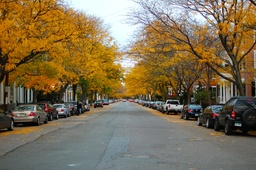
#> input picture RADON/Data/street.jpg, 256 x 170 px, shrunk from 3008 x 2000 before the run
$ jupyter execute Radon.ipynb
#> lines starting #> are read from the running program, lines starting #| are printed output that depends on the picture; after the words box and inside, x2 and y2 are one past the last pixel; in counts of white or black regions, pixels touching at a corner belong together
[cell 1]
import numpy as np
import matplotlib.pyplot as plt
from matplotlib.colors import NoNorm
import cv2

### Read Image

[cell 2]
image = cv2.imread('Data/street.jpg')
#> image is the input picture: shape (170, 256, 3); mean B, G, R 81.8, 110.8, 126.7
image = cv2.cvtColor(image, cv2.COLOR_BGR2RGB)
plt.imshow(image)

### Convert to grayscale

[cell 3]
def rgb2gray(rgb):
    gray = np.mean(rgb, axis=2)
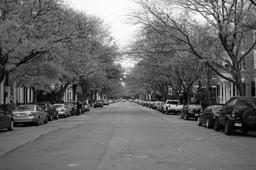
#> gray: shape (170, 256) float64; min 0, max 254.3, mean 106.4
    return gray

[cell 4]
gray = rgb2gray(image)
plt.imshow(gray,cmap='gray')

### Binarization

[cell 5]
def Binarization(gray_img, threshold = 150):
#> called with threshold = 150
    binarized = 1.0 * (gray_img > threshold)
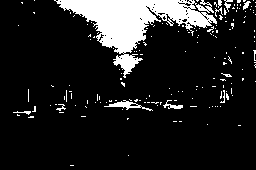
#> binarized: shape (170, 256) float64; values 0 (black) and 1 (white), 12.6% white; 169 white regions (158 under 20 px), largest, box (x1, y1, x2, y2) and area: (54, 0, 217, 78) 4511, (104, 100, 153, 111) 169, (163, 100, 183, 109) 71
    return binarized

[cell 6]
binary = Binarization(gray)
plt.imshow(binary, cmap='gray')

# Radon

[cell 7]
from scipy.ndimage import rotate

[cell 8]
def discrete_radon_transform(img, steps):
    # crate matrix
#> called with steps = 180
    w, h = img.shape
#> w = 170; h = 256
    zero = np.zeros((w, steps), dtype='float64')
    # sum and roatate
    for s in range(steps):
        rotation = rotate(img, s, reshape=False).astype('float64')
        # cut image
        cut = (rotation.shape[1] - rotation.shape[0]) / 2
        hm  = int(h - cut)
        hl  = int(cut)
        rotation = rotation[:,hl:hm]
        # sum
        zero[:, s] = np.sum(rotation, axis=0)
#> this loop made 180 passes
#> pass 1, in discrete_radon_transform, `rotation = rotation[:,hl:hm]`:
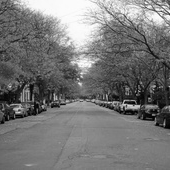
#> rotation: shape (170, 170) float64; min 0.333, max 254.3, mean 119
#> pass 2, in discrete_radon_transform, `rotation = rotation[:,hl:hm]`:
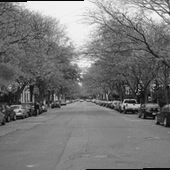
#> rotation: shape (170, 170) float64; min -12.19, max 265.5, mean 117.9; drawn with min black and max white
#> after the loop:
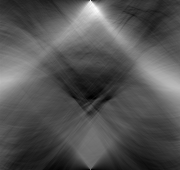
#> zero: shape (170, 180) float64; min 9156.6, max 37056.8, mean 18286.8; drawn with min black and max white
    # rotate image
    zero = rotate(zero, 180, reshape=False).astype('float64')
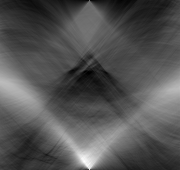
#> zero: shape (170, 180) float64; min 9156.6, max 37056.8, mean 18286.8; drawn with min black and max white
    return zero

[cell 9]
radonn = discrete_radon_transform(gray, 180)

[cell 10]
plt.imshow(radonn)

[cell 11]
res = cv2.resize(radonn.T, dsize=(gray.shape), interpolation=cv2.INTER_CUBIC)
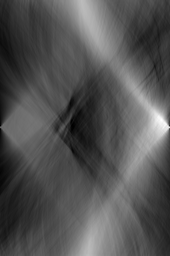
#> res: shape (256, 170) float64; min 9087.8, max 37062.1, mean 18286.8; drawn with min black and max white
plt.imshow(res.T)
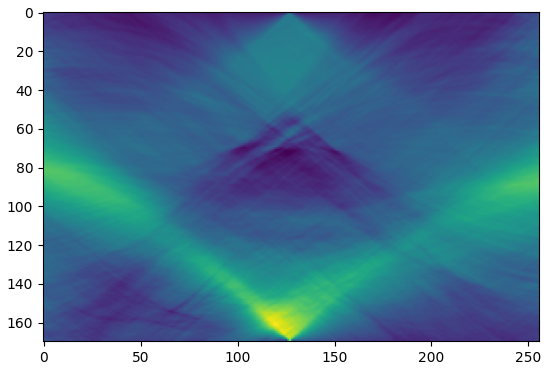
#> figure drawn by matplotlib, 1 panel

### Сравнение с библиоекой

[cell 12]
from skimage.transform import radon

[cell 13]
plt.imshow(radon(gray))
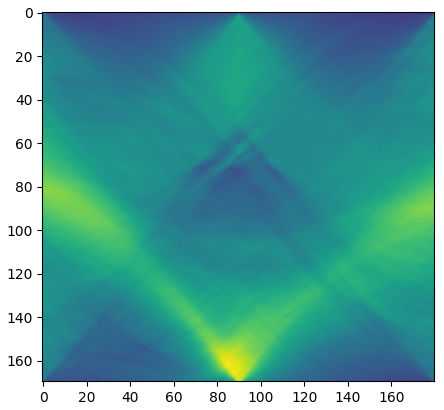
#> figure drawn by matplotlib, 1 panel

[cell 14]
theta = np.linspace(0., 180., max(gray.shape), endpoint=False)
#> theta = 256 values from 0 to 179.3
sinogram = radon(gray, theta=theta, circle=True)
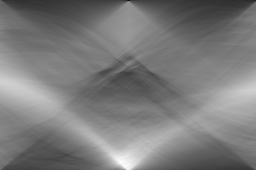
#> sinogram: shape (170, 256) float64; min 0, max 36302.3, mean 17575.8; drawn with min black and max white
plt.imshow(sinogram)

[cell 15]
i,j = np.unravel_index(res.argmax(), res.shape)
#> i = 119; j = 161
print(i, j)
#| 119 161

[cell 16]
i,j = np.unravel_index(radonn.argmax(), radonn.shape)
#> i = 161; j = 84
print(i, j)
#| 161 84

[cell 17]
radonn.shape
#> Out = (170, 180)

$ run again, with RADON/Data/table3.jpg copied over RADON/Data/street.jpg
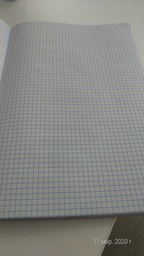
#> input picture RADON/Data/table3.jpg, 144 x 256 px, shrunk from 721 x 1280 before the run
#> image is the input picture: shape (256, 144, 3); mean B, G, R 130.9, 134.5, 133.6
#> in Binarization, `binarized = 1.0 * (gray_img > threshold)`:
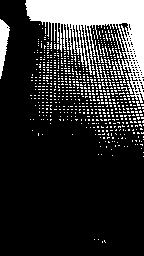
#> binarized: shape (256, 144) float64; values 0 (black) and 1 (white), 19.5% white; 690 white regions (683 under 20 px), largest, box (x1, y1, x2, y2) and area: (25, 0, 144, 103) 4616, (0, 19, 10, 79) 338, (118, 59, 124, 75) 29
#> `sinogram = radon(gray, theta=theta, circle=True)`:
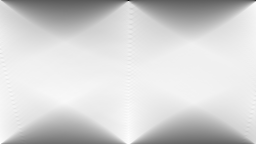
#> sinogram: shape (144, 256) float64; min 0, max 21214.3, mean 17587.9; drawn with min black and max white

$ run again, with RADON/Data/test1.jpg copied over RADON/Data/street.jpg
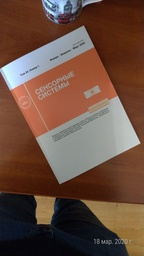
#> input picture RADON/Data/test1.jpg, 144 x 256 px, shrunk from 721 x 1280 before the run
#> image is the input picture: shape (256, 144, 3); mean B, G, R 63.8, 77.3, 105.6
#> binarized: shape (256, 144) float64; values 0 (black) and 1 (white), 13.4% white; 71 white regions (64 under 20 px), largest, box (x1, y1, x2, y2) and area: (73, 96, 140, 166) 2088, (0, 26, 93, 97) 2053, (36, 125, 66, 162) 391
#> `sinogram = radon(gray, theta=theta, circle=True)`:
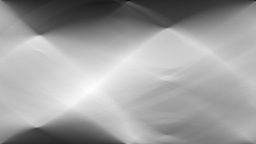
#> sinogram: shape (144, 256) float64; min 0, max 20943.6, mean 13151.7; drawn with min black and max white
